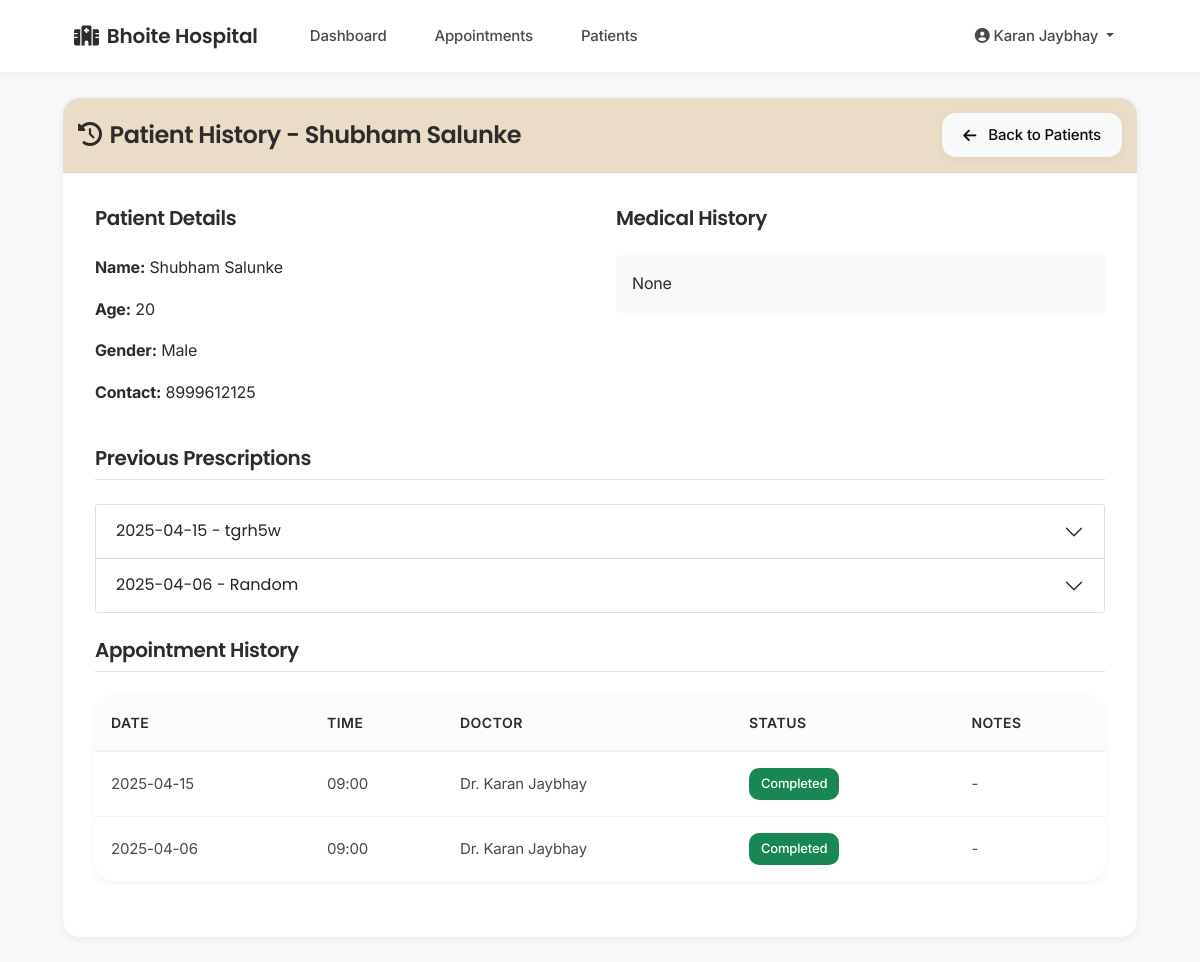
The app's page /doctor/patient_history/1 (signed in) with its own data.
### tables this page shows
CREATE TABLE doctors (
            id INTEGER PRIMARY KEY AUTOINCREMENT,
            name TEXT NOT NULL,
            specialization TEXT NOT NULL,
            experience INTEGER,
            consultation_fee REAL,
            contact TEXT,
            bio TEXT,
            image_path TEXT,
            username TEXT UNIQUE,
            password TEXT,
            created_by INTEGER,
            hospital_id INTEGER NOT NULL,
            FOREIGN KEY (created_by) REFERENCES staff(id),
            FOREIGN KEY (hospital_id) REFERENCES staff(id)
        );

CREATE TABLE patients (
            id INTEGER PRIMARY KEY AUTOINCREMENT,
            name TEXT NOT NULL,
            age INTEGER NOT NULL,
            gender TEXT,
            contact TEXT,
            address TEXT,
            medical_history TEXT,
            created_at TIMESTAMP DEFAULT CURRENT_TIMESTAMP,
            created_by INTEGER,
            hospital_id INTEGER NOT NULL,
            FOREIGN KEY (created_by) REFERENCES staff(id),
            FOREIGN KEY (hospital_id) REFERENCES staff(id)
        );

CREATE TABLE prescriptions (
            id INTEGER PRIMARY KEY AUTOINCREMENT,
            appointment_id INTEGER NOT NULL UNIQUE,
            diagnosis TEXT NOT NULL,
            medicines TEXT NOT NULL,
            instructions TEXT,
            created_at TIMESTAMP DEFAULT CURRENT_TIMESTAMP,
            hospital_id INTEGER NOT NULL,
            FOREIGN KEY (appointment_id) REFERENCES appointments(id) ON DELETE CASCADE,
            FOREIGN KEY (hospital_id) REFERENCES staff(id)
        );

CREATE TABLE appointments (
            id INTEGER PRIMARY KEY AUTOINCREMENT,
            patient_id INTEGER NOT NULL,
            doctor_id INTEGER NOT NULL,
            date TEXT NOT NULL,
            time_slot TEXT NOT NULL,
            status TEXT DEFAULT 'Scheduled',
            notes TEXT,
            created_at TIMESTAMP DEFAULT CURRENT_TIMESTAMP,
            hospital_id INTEGER NOT NULL,
            FOREIGN KEY (patient_id) REFERENCES patients(id),
            FOREIGN KEY (doctor_id) REFERENCES doctors(id),
            FOREIGN KEY (hospital_id) REFERENCES staff(id)
        );

### app.py (the view)
@app.route('/doctor/patient_history/<int:patient_id>')
def patient_history(patient_id):
    if 'user_id' not in session or session['user_type'] != 'doctor':
        return redirect(url_for('login'))
    conn = get_db_connection()
    try:
        patient = conn.execute('''
            SELECT * FROM patients
            WHERE id = ? AND hospital_id = ?
        ''', (patient_id, session['hospital_id'])).fetchone()
        if not patient:
            flash('Patient not found', 'danger')
            return redirect(url_for('doctor_dashboard'))
        prescriptions = conn.execute('''
            SELECT pr.*, a.date, a.time_slot, d.name as doctor_name
            FROM prescriptions pr
            JOIN appointments a ON pr.appointment_id = a.id
            JOIN doctors d ON a.doctor_id = d.id
            WHERE a.patient_id = ? AND a.hospital_id = ?
            ORDER BY a.date DESC
        ''', (patient_id, session['hospital_id'])).fetchall()
        prescriptions_list = []
        for prescription in prescriptions:
            pres_dict = dict(prescription)
            medicines_parsed = []
            if prescription['medicines']:
                for medicine in prescription['medicines'].split('\n'):
                    if medicine.strip():
                        parts = medicine.split('|')
                        if len(parts) == 7:
                            medicines_parsed.append({
                                'name': parts[0],
                                'dosage': parts[1],
                                'frequency': parts[2],
                                'morning': parts[3],
                                'afternoon': parts[4],
                                'evening': parts[5],
                                'meal': parts[6]
                            })
            pres_dict['medicines_parsed'] = medicines_parsed
            prescriptions_list.append(pres_dict)
        appointments = conn.execute('''
            SELECT a.*, d.name as doctor_name
            FROM appointments a
            JOIN doctors d ON a.doctor_id = d.id
            WHERE a.patient_id = ? AND a.hospital_id = ?
            ORDER BY a.date DESC
        ''', (patient_id, session['hospital_id'])).fetchall()
        return render_template('doctor/patient_history.html',
                            patient=patient,
                            prescriptions=prescriptions_list,
                            appointments=appointments)
    except Exception as e:
        flash('Error loading patient history', 'danger')
        app.logger.error(f"Patient history error: {str(e)}")
        return redirect(url_for('doctor_dashboard'))
    finally:
        conn.close()

### app.py (called while the page is built)
@app.context_processor
def utility_processor():
    def now():
        return datetime.now()
    return dict(now=now)

def get_db_connection():
    try:
        conn = sqlite3.connect(get_db_path())
        conn.row_factory = sqlite3.Row
        return conn
    except sqlite3.Error as e:
        logger.error(f"Database connection error: {e}")
        raise

### database.py (called while the page is built)
def get_db_path():
    if 'RENDER' in os.environ:
        return '/var/lib/sqlite/hospital.db'
    else:
        return os.path.join(os.path.dirname(__file__), 'instance', 'hospital.db')

### templates/doctor/patient_history.html (shortened to what this page needs)
{% extends "base.html" %}
{% block content %}
<div class="card">
    <div class="card-header text-white d-flex justify-content-between align-items-center" style="background-color:rgb(235, 220, 200); padding: 15px 15px">
        <h4 class="mb-0">
            <i class="fas fa-history me-2"></i>Patient History - {{ patient.name }}
        </h4>
        <div>
            <a href="{{ url_for('all_patients_history') }}" class="btn btn-light">
                <i class="fas fa-arrow-left me-1"></i>Back to Patients
            </a>
        </div>
    </div>
    <div class="card-body">
        <div class="row mb-4">
            <div class="col-md-6">
                <h5>Patient Details</h5>
                <p><strong>Name:</strong> {{ patient.name }}</p>
                <p><strong>Age:</strong> {{ patient.age }}</p>
                <p><strong>Gender:</strong> {{ patient.gender }}</p>
                <p><strong>Contact:</strong> {{ patient.contact }}</p>
            </div>
            <div class="col-md-6">
                <h5>Medical History</h5>
                <div class="bg-light p-3 rounded">
                    {{ patient.medical_history or 'No medical history recorded' }}
                </div>
            </div>
        </div>
        <div class="mb-4">
            <h5 class="border-bottom pb-2">Previous Prescriptions</h5>
            {% if prescriptions %}
                <div class="accordion" id="prescriptionsAccordion">
                    {% for prescription in prescriptions %}
                    <div class="accordion-item">
                        <h2 class="accordion-header" id="heading{{ loop.index }}">
                            <button class="accordion-button collapsed" type="button" data-bs-toggle="collapse"
                                    data-bs-target="#collapse{{ loop.index }}" aria-expanded="false"
                                    aria-controls="collapse{{ loop.index }}">
                                {{ prescription.date }} - {{ prescription.diagnosis }}
                            </button>
                        </h2>
                    </div>
                    {% endfor %}
                </div>
            {% else %}
                <div class="alert alert-info">No previous prescriptions found</div>
            {% endif %}
        </div>
        <div class="mb-4">
            <h5 class="border-bottom pb-2">Appointment History</h5>
            {% if appointments %}
                <div class="table-responsive">
                    <table class="table table-hover">
                        <thead>
                            <tr>
                                <th>Date</th>
                                <th>Time</th>
                                <th>Doctor</th>
                                <th>Status</th>
                                <th>Notes</th>
                            </tr>
                        </thead>
                        <tbody>
                            {% for app in appointments %}
                            <tr>
                                <td>{{ app.date }}</td>
                                <td>{{ app.time_slot }}</td>
                                <td>Dr. {{ app.doctor_name }}</td>
                                <td>
                                    <span class="badge
                                        {% if app.status == 'Completed' %}bg-success
                                        {% elif app.status == 'Cancelled' %}bg-danger
                                        {% else %}bg-primary{% endif %}">
                                        {{ app.status }}
                                    </span>
                                </td>
                                <td>{{ app.notes or '-' }}</td>
                            </tr>
                            {% endfor %}
                        </tbody>
                    </table>
                </div>
            {% else %}
                <div class="alert alert-info">No appointment history found</div>
            {% endif %}
        </div>
    </div>
</div>
{% endblock %}

### templates/base.html (shortened to what this page needs)
<!DOCTYPE html>
<html lang="en">
<head>
    <link rel="stylesheet" href="https://cdnjs.cloudflare.com/ajax/libs/font-awesome/6.0.0/css/all.min.css">
    <link href="https://cdn.jsdelivr.net/npm/bootstrap@5.1.3/dist/css/bootstrap.min.css" rel="stylesheet">
</head>
<body class="bg-light">
    <nav class="navbar navbar-expand-lg navbar-light">
        <div class="container">
            <a class="navbar-brand" href="{{ url_for('admin_dashboard') if session.get('user_type') == 'admin' else url_for('doctor_dashboard') }}">
                <i class="fas fa-hospital me-2"></i>{{ session.get('hospital_name', 'Hospital Management') }}
            </a>
            <div class="collapse navbar-collapse" id="navbarNav">
                <ul class="navbar-nav me-auto">
                    {% if session.get('user_id') %}
                        {% if session.get('user_type') == 'admin' %}
                            <li class="nav-item">
                                <a class="nav-link" href="{{ url_for('admin_dashboard') }}">Dashboard</a>
                            </li>
                            <li class="nav-item dropdown">
                                <a class="nav-link dropdown-toggle" href="#" id="doctorsDropdown" role="button" data-bs-toggle="dropdown">
                                    <i class="fas fa-user-md me-1"></i>Doctors
                                </a>
                                <ul class="dropdown-menu">
                                    <li><a class="dropdown-item" href="{{ url_for('view_doctors') }}">View Doctors</a></li>
                                    <li><a class="dropdown-item" href="{{ url_for('add_doctor') }}">Add Doctor</a></li>
                                </ul>
                            </li>
                            <li class="nav-item dropdown">
                                <a class="nav-link dropdown-toggle" href="#" id="patientsDropdown" role="button" data-bs-toggle="dropdown">
                                    <i class="fas fa-procedures me-1"></i>Patients
                                </a>
                                <ul class="dropdown-menu">
                                    <li><a class="dropdown-item" href="{{ url_for('view_patients') }}">View Patients</a></li>
                                    <li><a class="dropdown-item" href="{{ url_for('add_patient') }}">Add Patient</a></li>
                                </ul>
                            </li>
                            <li class="nav-item">
                                <a class="nav-link" href="{{ url_for('view_appointments') }}">Appointments</a>
                            </li>
                            <li class="nav-item">
                                <a class="nav-link" href="{{ url_for('schedule_appointment') }}">
                                    <i class="fas fa-calendar-plus me-1"></i>Schedule Appointment
                                </a>
                            </li>
                        {% elif session.get('user_type') == 'doctor' %}
                            <li class="nav-item">
                                <a class="nav-link" href="{{ url_for('doctor_dashboard') }}">Dashboard</a>
                            </li>
                            <li class="nav-item">
                                <a class="nav-link" href="{{ url_for('doctor_appointments') }}">Appointments</a>
                            </li>
                            <li class="nav-item">
                                <a class="nav-link" href="{{ url_for('all_patients_history') }}">Patients</a>
                            </li>
                        {% endif %}
                    {% endif %}
                </ul>
                <ul class="navbar-nav">
                    {% if session.get('user_id') %}
                        <li class="nav-item dropdown">
                            <a class="nav-link dropdown-toggle" href="#" id="navbarDropdown" role="button" data-bs-toggle="dropdown" aria-expanded="false">
                                <i class="fas fa-user-circle me-1"></i>{{ session.get('name', 'User') }}
                            </a>
                        </li>
                    {% endif %}
                </ul>
            </div>
        </div>
    </nav>
    <main class="container py-4 animate-fade">
        {% block content %}{% endblock %}
    </main>
</body>
</html>

### records on screen
doctors: get "Karan Jaybhay"
patients: name "Shubham Salunke", age "20", gender "Male", contact "8999612125", medical_history "None"
prescriptions: date "2025-04-15", diagnosis "tgrh5w"
prescriptions: date "2025-04-06", diagnosis "Random"
appointments: date "2025-04-15", time_slot "09:00", doctor_name "Karan Jaybhay", status "Completed", notes "-"
appointments: date "2025-04-06", time_slot "09:00", doctor_name "Karan Jaybhay", status "Completed", notes "-"

### other values on screen
{{ session.get('hospital_name', 'Hospital Management') }} "Bhoite Hospital"
